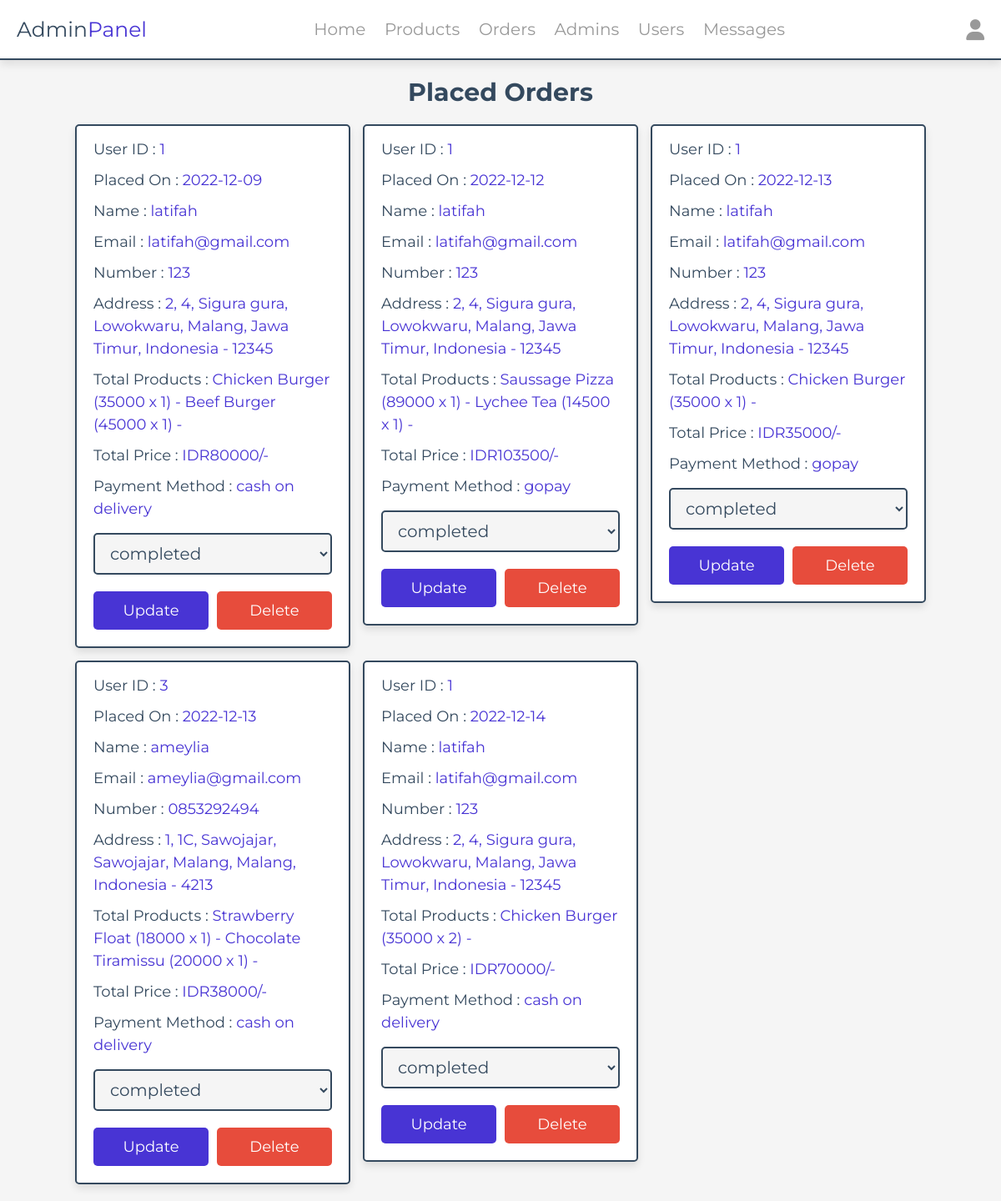
The page /admin/index.php?include=placed-orders (signed in) on the database its author committed.
### tables this page shows
CREATE TABLE `orders` (
  `id` int(100) NOT NULL,
  `user_id` int(100) NOT NULL,
  `name` varchar(20) NOT NULL,
  `number` varchar(10) NOT NULL,
  `email` varchar(50) NOT NULL,
  `method` varchar(50) NOT NULL,
  `address` varchar(500) NOT NULL,
  `total_products` varchar(1000) NOT NULL,
  `total_price` int(100) NOT NULL,
  `placed_on` date NOT NULL DEFAULT current_timestamp(),
  `payment_status` varchar(20) NOT NULL DEFAULT 'pending'
);

### admin/include/placed_orders.php (the view, shortened to what this page needs)
<?php
include '../components/connect.php';
?>
<!DOCTYPE html>
<html lang="en">
<head>
   <link rel="stylesheet" href="https://cdnjs.cloudflare.com/ajax/libs/font-awesome/6.1.1/css/all.min.css">
   <link rel="stylesheet" href="../css/admin_style.css">
</head>
<body>
<?php include '../components/admin_header.php' ?>
<section class="placed-orders">
   <h1 class="heading">Placed Orders</h1>
   <div class="box-container">
   <?php
      $select_orders = $conn->prepare("SELECT * FROM `orders`");
      $select_orders->execute();
      if($select_orders->rowCount() > 0){
         while($fetch_orders = $select_orders->fetch(PDO::FETCH_ASSOC)){
   ?>
   <div class="box">
      <p> User ID : <span><?= $fetch_orders['user_id']; ?></span> </p>
      <p> Placed On : <span><?= $fetch_orders['placed_on']; ?></span> </p>
      <p> Name : <span><?= $fetch_orders['name']; ?></span> </p>
      <p> Email : <span><?= $fetch_orders['email']; ?></span> </p>
      <p> Number : <span><?= $fetch_orders['number']; ?></span> </p>
      <p> Address : <span><?= $fetch_orders['address']; ?></span> </p>
      <p> Total Products : <span><?= $fetch_orders['total_products']; ?></span> </p>
      <p> Total Price : <span>IDR<?= $fetch_orders['total_price']; ?>/-</span> </p>
      <p> Payment Method : <span><?= $fetch_orders['method']; ?></span> </p>
      <form action="" method="POST">
         <select name="payment_status" class="drop-down">
            <option value="" selected disabled><?= $fetch_orders['payment_status']; ?></option>
         </select>
         <div class="flex-btn">
            <input type="submit" value="update" class="btn" name="update_payment">
            <a href="index.php?include=placed-orders&delete=<?= $fetch_orders['id']; ?>" class="delete-btn" onclick="return confirm('delete this order?');">delete</a>
         </div>
      </form>
   </div>
   <?php
      }
   }else{
      echo '<p class="empty">no orders placed yet!</p>';
   }
   ?>
   </div>
</section>
</body>
</html>

### css/admin_style.css (style rules this page uses)
:root { --main-color:#4834d4; --red:#e74c3c; --orange:#f39c12; --black:#34495e; --white:#fff; --light-bg:#f5f5f5; --light-color:#999; --border:.2rem solid var(--black); --box-shadow:0 .5rem 1rem rgba(0,0,0,.1); }
* { font-family: 'Montserrat', sans-serif; margin:0; padding:0; box-sizing: border-box; text-decoration: none; outline: none; border:none; }
html { font-size: 62.5%; overflow-x: hidden; }
body { background-color: var(--light-bg); }
section { max-width: 1200px; margin:0 auto; padding:2rem; }
.btn, .delete-btn, .option-btn { display: block; margin-top: 1rem; border-radius: .5rem; cursor: pointer; width: 100%; font-size: 1.8rem; color:var(--white); padding:1.2rem 3rem; text-transform: capitalize; text-align: center; }
.btn { background-color: var(--main-color); }
.delete-btn { background-color: var(--red); }
.flex-btn { display: flex; gap:1rem; }
.heading { text-align: center; margin-bottom: 2rem; text-transform: capitalize; color:var(--black); font-size: 3rem; }
.placed-orders .box-container { display: grid; grid-template-columns: repeat(auto-fit, 33rem); gap:1.5rem; justify-content: center; align-items: flex-start; }
.placed-orders .box-container .box { background-color: var(--white); border-radius: .5rem; box-shadow: var(--box-shadow); border:var(--border); padding:2rem; padding-top: 1rem; }
.placed-orders .box-container .box p { padding: .5rem 0; line-height: 1.5; font-size: 1.8rem; color:var(--black); }
.placed-orders .box-container .box p span { color:var(--main-color); }
.placed-orders .box-container .box .drop-down { width: 100%; margin:1rem 0; background-color: var(--light-bg); padding:1rem 1.4rem; font-size: 2rem; color:var(--black); border:var(--border); border-radius: .5rem; }

### rows shown on the page
orders: user "1", placed_on "2022-12-09", name "latifah", email "latifah@gmail.com", number "123", address "2, 4, Sigura gura, Lowokwaru, Malang, Jawa Timur, Indonesia - 12345", total_products "Chicken Burger (35000 x 1) - Beef Burger (45000 x 1) -", total_price "80000", method "cash on delivery", payment_status "completed"
orders: user "1", placed_on "2022-12-12", name "latifah", email "latifah@gmail.com", number "123", address "2, 4, Sigura gura, Lowokwaru, Malang, Jawa Timur, Indonesia - 12345", total_products "Saussage Pizza (89000 x 1) - Lychee Tea (14500 x 1) -", total_price "103500", method "gopay", payment_status "completed"
orders: user "1", placed_on "2022-12-13", name "latifah", email "latifah@gmail.com", number "123", address "2, 4, Sigura gura, Lowokwaru, Malang, Jawa Timur, Indonesia - 12345", total_products "Chicken Burger (35000 x 1) -", total_price "35000", method "gopay", payment_status "completed"
orders: user "3", placed_on "2022-12-13", name "ameylia", email "ameylia@gmail.com", number "0853292494", address "1, 1C, Sawojajar, Sawojajar, Malang, Malang, Indonesia - 4213", total_products "Strawberry Float (18000 x 1) - Chocolate Tiramissu (20000 x 1) -", total_price "38000", method "cash on delivery", payment_status "completed"
orders: user "1", placed_on "2022-12-14", name "latifah", email "latifah@gmail.com", number "123", address "2, 4, Sigura gura, Lowokwaru, Malang, Jawa Timur, Indonesia - 12345", total_products "Chicken Burger (35000 x 2) -", total_price "70000", method "cash on delivery", payment_status "completed"
